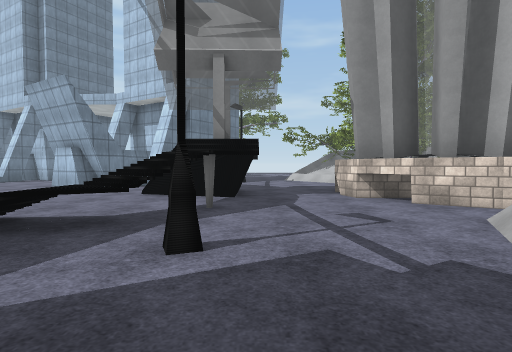
View 1 (above)

24 first-person views from a walk through a Unity game level. The camera is 1.4 m above the floor, tilts 2° down and sees 80° across. The floor is counted in squares, 2 m on a side. Each view is taken from the middle of a square. On the plan, view 1 faces up. The plan holds only what a view shows up to about 10 squares ahead; the rest is blank. The place goes on beyond the plan. Some animated figures are not drawn. Some surface patterns are stand-ins.

View 2
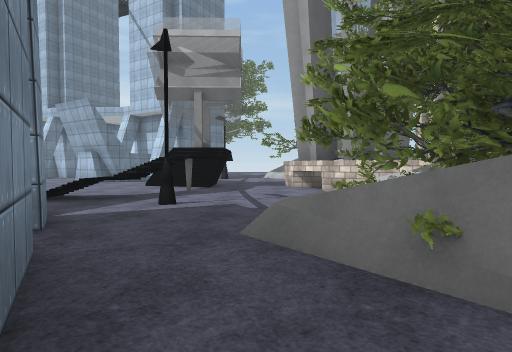

View 3
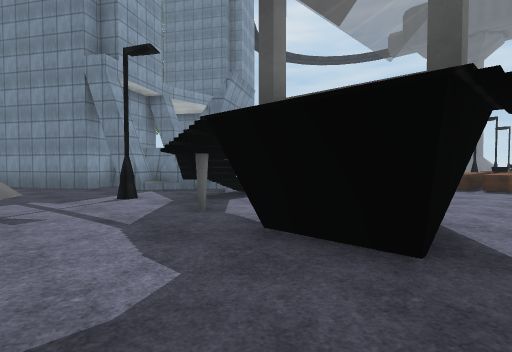

View 4
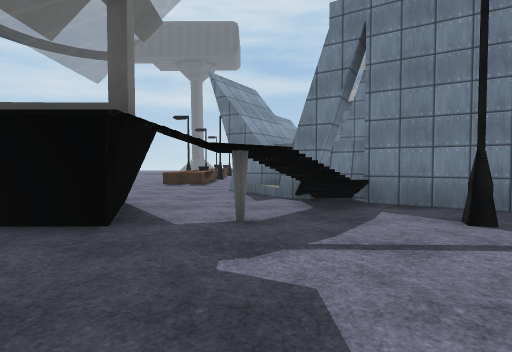

View 5
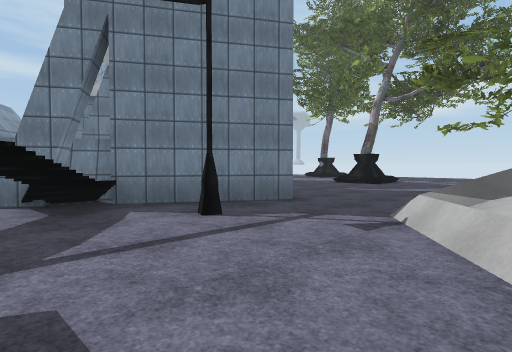

View 6
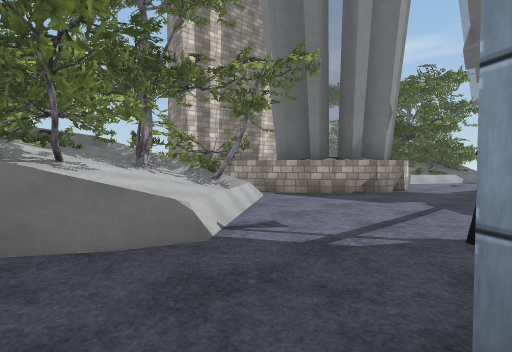

View 7
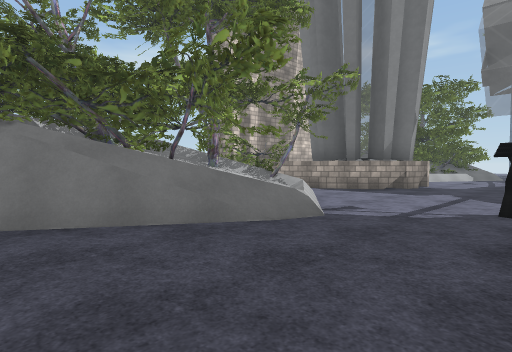

View 8
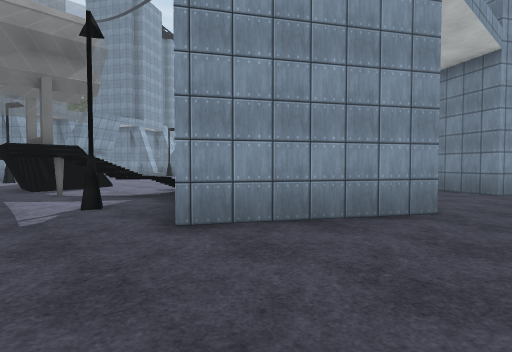

View 9
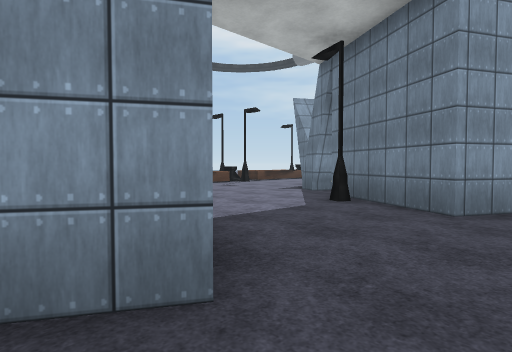

View 10
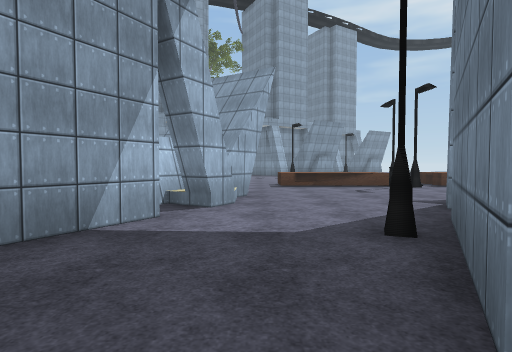

View 11
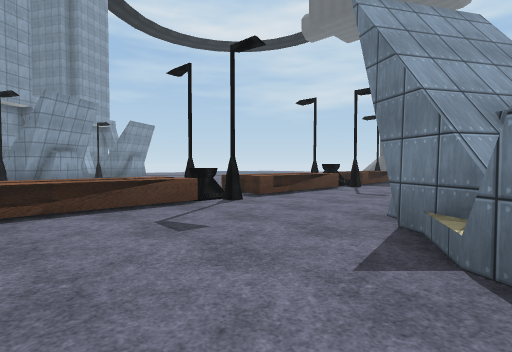

View 12
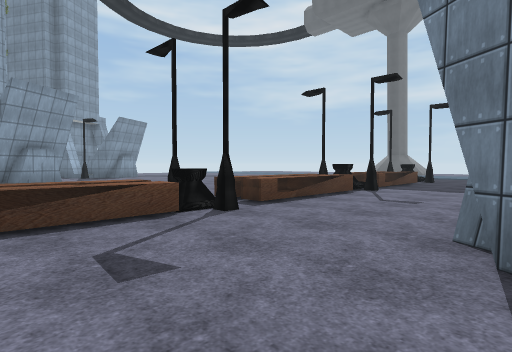

View 13
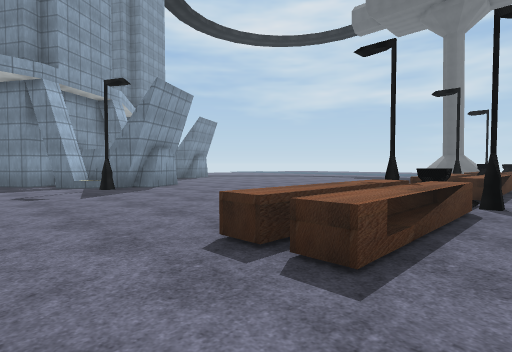

View 14
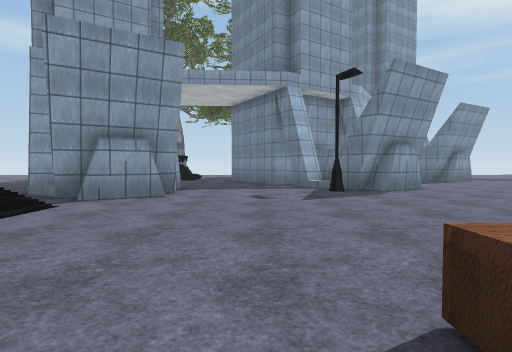

View 15
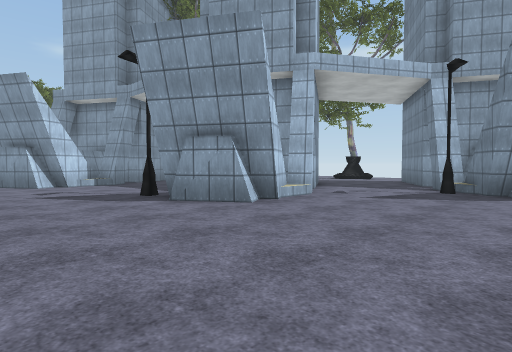

View 16
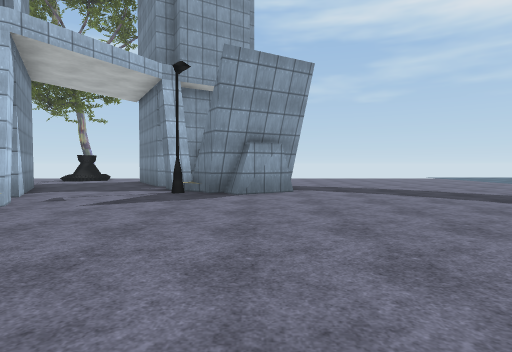

View 17
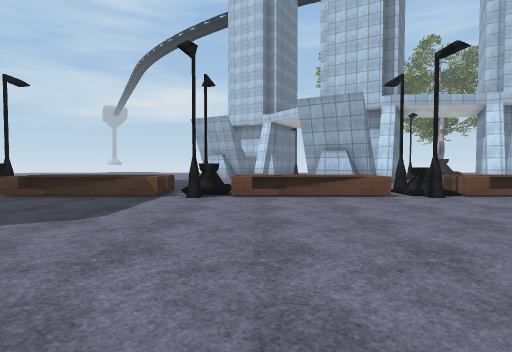

View 18
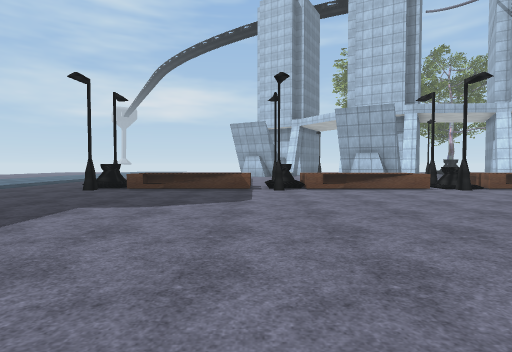

View 19
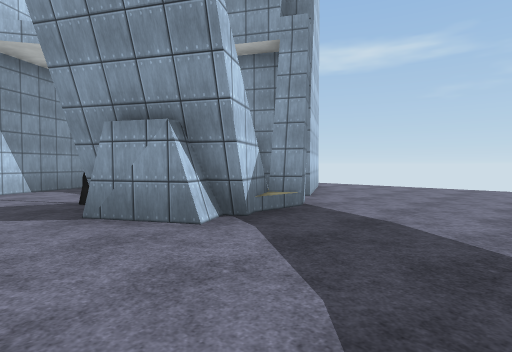

View 20
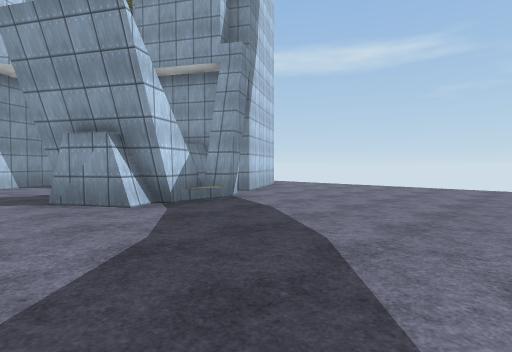

View 21
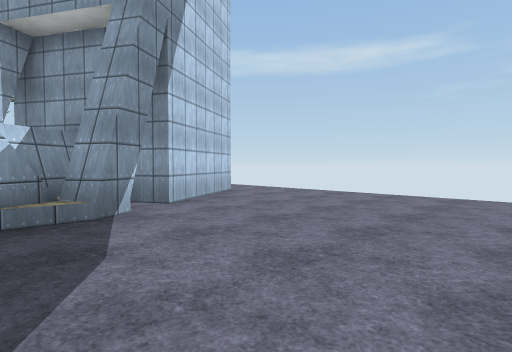

View 22
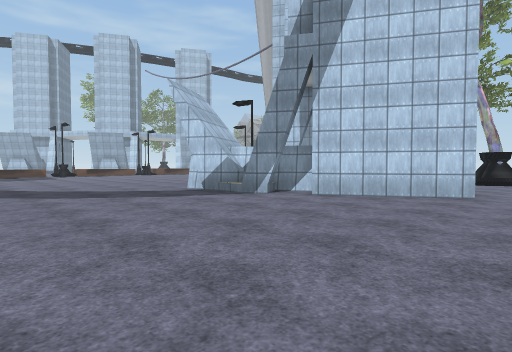

View 23
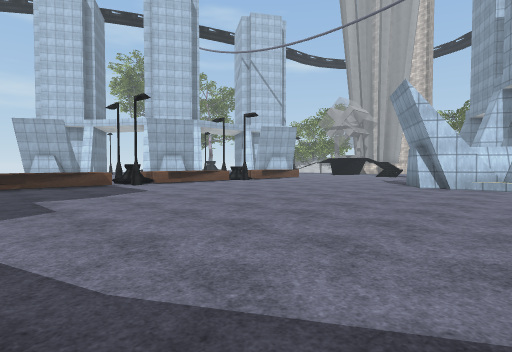

View 24
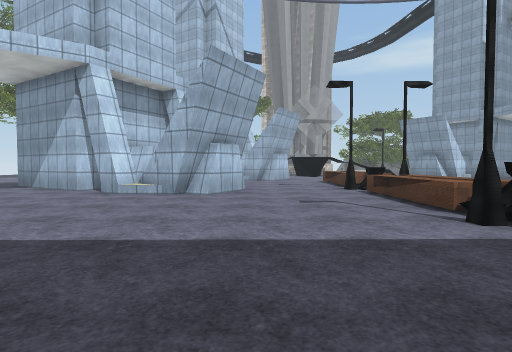

### Floor plan
Key: @ floor where view 1 was taken; # wall or solid block; . main floor; : floor 1 m higher than the main floor; / step, stairs or slope; = window, fence, low wall or low ledge; ^ raised ledge; S streetlight; A vase; O other object.
Columns run from 22 left of view 1 to 9 right of it. Each row starts with its distance up from view 1.
 18          ..#  ............#
 17         ..## ##..........##
 16        ...#  #....##.....##
 15      ....## ##S..#####..=##
 14     .....####....#  #...###    #
 13    ......####...## ##S..//#   ##
 12   .......##.....####......#  #
 11  ...............####^^....#  #
 10   ..............##...#....#  #
  9   .......................##
  8 AOOOOSOOOOSOOOO.....###.##
  7 AOOOOSOOOOSOOOO.....###.##
  6 ............ ............##
  5 ...........  ....... #....#
  4 .................../  ....
  3 .................../=S...=
  2 ..................##.... ##
  1 .................###/...##
  0 ............#S...####.@/##
 -1 ..........###.....####..:#
 -2 ...........####...   ##.
 -3 ...........####.      #.
 -4 ...........## ##
 -5 ............#
 -6 .....###S...##
 -7 .....####....#
 -8 ......####....
 -9 ......###
-10 ......##
-11 .......##
-12 ........# ...
-13 .............
-14 .........

Where each view was taken, in squares from view 1:
view 1: 0 up, 0 right, facing up
view 2: 3 down, 1 right, facing up
view 3: 9 up, 2 right, facing down-left
view 4: 10 up, 3 right, facing left
view 5: 10 up, 3 right, facing up-left
view 6: 16 up, 1 left, facing down-right
view 7: 18 up, 1 left, facing down-right
view 8: 18 up, 1 right, facing down-left
view 9: 18 up, 3 left, facing down-left
view 10: 18 up, 7 left, facing down
view 11: 13 up, 8 left, facing down-left
view 12: 12 up, 9 left, facing down-left
view 13: 9 up, 6 left, facing down-left
view 14: 8 up, 7 left, facing down
view 15: 3 up, 16 left, facing down-right
view 16: 2 up, 16 left, facing down
view 17: 0 up, 16 left, facing up
view 18: 2 down, 18 left, facing up
view 19: 4 down, 20 left, facing down-right
view 20: 4 down, 22 left, facing down-right
view 21: 7 down, 21 left, facing down-right
view 22: 14 down, 22 left, facing up-right
view 23: 4 down, 22 left, facing up-right
view 24: 11 up, 21 left, facing right
